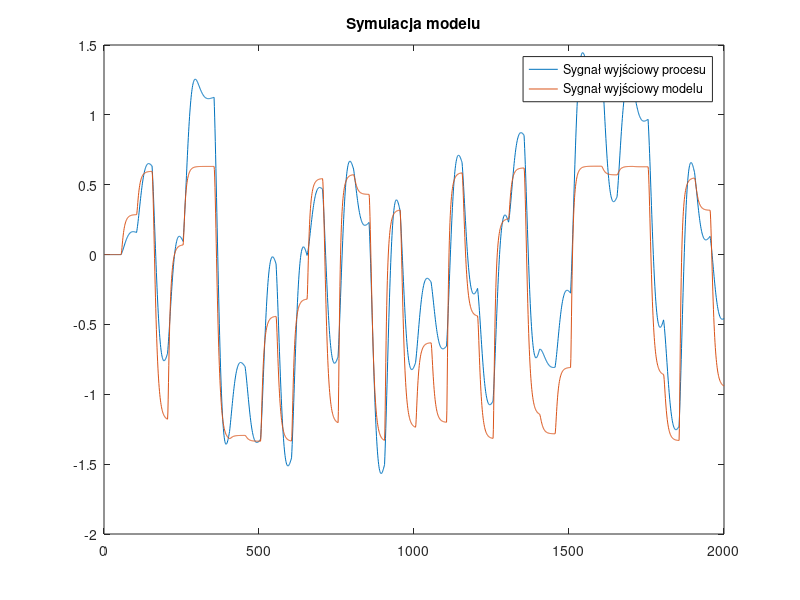

Recreate this plot in MATLAB. (Note: this script raises an error after producing the figure.)
data_train = load("dane.txt");
data_valid = load("dane_wal.txt");
u_valid = data_valid(:,1);
y_valid = data_valid(:,2);
u_train = data_train(:,1);
y_train = data_train(:,2)

M = [u_train(2:end-5) u_train(1:end-6) y_train(6:end-1) y_train(5:end-2)]

W = M\y_train(7:end)
W = W'
y(1:length(u_valid)) = 0;

for k=7:length(y_valid)
    y(k) = W(1)*u_valid(k-5)+W(2)*u_valid(k-6)+W(3)*y(k-1)+W(4)*y(k-2);
end
E= 0;
for k = 6:length(u_valid)
    E = E + (y(k) - y_valid(k))^2;
end
E
figure
plot(y, 'DisplayName', 'Sygnał wyjściowy procesu')
hold on
plot(y_valid, 'DisplayName', 'Sygnał wyjściowy modelu ')
hold off
title('Symulacja modelu');
% Dodanie osi X i Y z podpisami


% Dodanie legendy
legend('show');
matlab2tikz('zad2.8valid.tex' , 'showInfo' , false)

for k=7:length(y_train)
    y(k) = W(1)*u_train(k-5)+W(2)*u_train(k-6)+W(3)*y(k-1)+W(4)*y(k-2);
end
Etra= 0;
for k = 6:length(u_valid)
    Etra = Etra + (y(k) - y_train(k))^2;
end
Etra

figure
plot(y, 'DisplayName', 'Sygnał wyjściowy procesu')
hold on
plot(y_train, 'DisplayName', 'Sygnał wyjściowy modelu ')
% Dodanie osi X i Y z podpisami


% Dodanie legendy
legend('show');
title('Symulacja modelu');
hold off
matlab2tikz('zad2.8train.tex' , 'showInfo' , false)